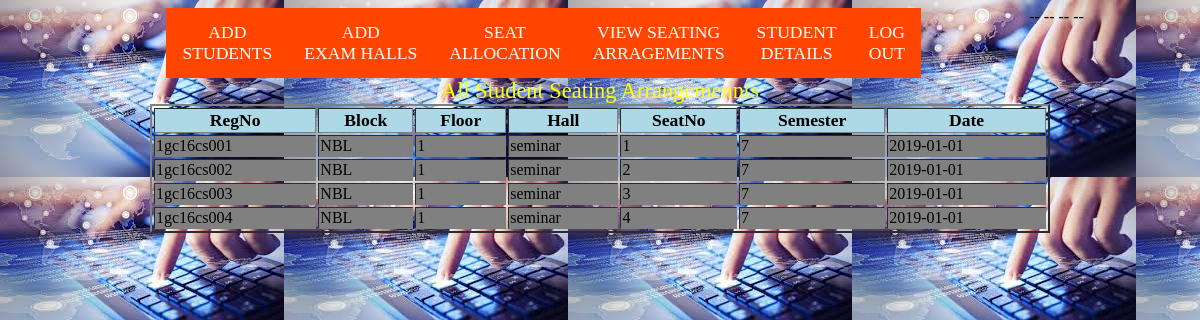
Screenshot of /viewseat.php with the database file from the repository.
### tables this page shows
CREATE TABLE IF NOT EXISTS `addstudents` (
  `regno` varchar(10) NOT NULL,
  `sname` text NOT NULL,
  `branch` text NOT NULL,
  `year` int(4) NOT NULL,
  `sem` int(20) NOT NULL,
  `email` varchar(30) NOT NULL,
  `date` date NOT NULL,
  PRIMARY KEY (`regno`)
);

CREATE TABLE IF NOT EXISTS `addexamhall` (
  `branch` text NOT NULL,
  `hallname` text NOT NULL,
  `blockname` text NOT NULL,
  `floor` int(10) NOT NULL,
  `sem` int(10) NOT NULL
);

CREATE TABLE IF NOT EXISTS `addseat` (
  `regno` varchar(30) NOT NULL,
  `branch` text NOT NULL,
  `semister` varchar(30) NOT NULL,
  `seat` int(20) NOT NULL,
  `date` date NOT NULL,
  PRIMARY KEY (`regno`)
);

### viewseat.php (the view, shortened to what this page needs)
<!doctype>
<html>
<head>
</head>
<body >
<div>
<nav>
<ul>
<li><a href="addstudent.php" >ADD <br>STUDENTS</a></li>
<li><a href="addexamhall.php" >ADD <br>EXAM HALLS</a></li>
<li><a href="addseat.php" >SEAT <br>ALLOCATION</a></li>
<li><a href="viewseat.php" >VIEW SEATING <br>ARRAGEMENTS</a></li>
<li><a href="studentdetail.php" >STUDENT <br>DETAILS</a></li>
<li><a href="admin.php" >LOG<br>OUT</a></li>
</ul>
</nav>
</div><center>
<table width="900" border="2">
<caption color="white">All Student Seating Arrangemennts</caption>
<tr><th>RegNo</th>
<th>Block</th>
<th>Floor</th>
<th>Hall</th>
<th>SeatNo</th>
<th>Semester</th>
<th>Date</th>
</tr>
<?php
$link=mysqli_connect("localhost","root","") or die("no database");
mysqli_select_db($link,"exam-seat") or die("not selected");
$viewquery="SELECT st.regno,e.blockname,e.floor,e.hallname,s.seat,s.semister,s.date FROM addstudents st,addexamhall e,addseat s where st.regno=s.regno and st.branch=e.branch and s.branch=st.branch  and st.sem=e.sem and st.sem=s.semister order by st.regno ";
$Execute=mysqli_query($link,$viewquery);
while($Datarows=mysqli_fetch_array($Execute))
{
    $regno=$Datarows['regno'];
    $block=$Datarows['blockname'];
    $floor=$Datarows['floor'];
    $hall=$Datarows['hallname'];
    $seat=$Datarows['seat'];
    $semester=$Datarows['semister'];
    $date=$Datarows['date'];
?>
                             <tr>
                             <td><?php echo $regno; ?></td>
                             <td><?php echo $block; ?></td>
                             <td><?php echo $floor; ?></td>
                             <td><?php echo $hall; ?></td>
                             <td><?php echo $seat; ?></td>--
                             <td><?php echo $semester; ?></td>
                             <td><?php echo $date; ?></td>
                             </tr>
                             <?php } ?>
                    </table>
</body>
</html>

### viewseat.php (style rules this page uses)
body { background-image:url('hme.jpg' ); }
div { margin-left:10%; }
nav { cursor:pointer; display:inline; overflow:hidden; }
nav a { float:left; text-align:center; padding:14px 16px; font-size:1.1em; color:white; background:orangered; text-decoration:none; }
ul { list-style-type:none; }
caption { font-size:1.4em; color:yellow; }
table td { background-color:grey; font-size:1.0em; }
th { font-size:1.1em; background-color:lightblue; }

### rows the page displays
addstudents: regno "1gc16cs001", addexamhall.blockname "NBL", addexamhall.floor "1", addexamhall.hallname "seminar", addseat.seat "1", addseat.semister "7", addseat.date "2019-01-01"
addstudents: regno "1gc16cs002", addexamhall.blockname "NBL", addexamhall.floor "1", addexamhall.hallname "seminar", addseat.seat "2", addseat.semister "7", addseat.date "2019-01-01"
addstudents: regno "1gc16cs003", addexamhall.blockname "NBL", addexamhall.floor "1", addexamhall.hallname "seminar", addseat.seat "3", addseat.semister "7", addseat.date "2019-01-01"
addstudents: regno "1gc16cs004", addexamhall.blockname "NBL", addexamhall.floor "1", addexamhall.hallname "seminar", addseat.seat "4", addseat.semister "7", addseat.date "2019-01-01"
